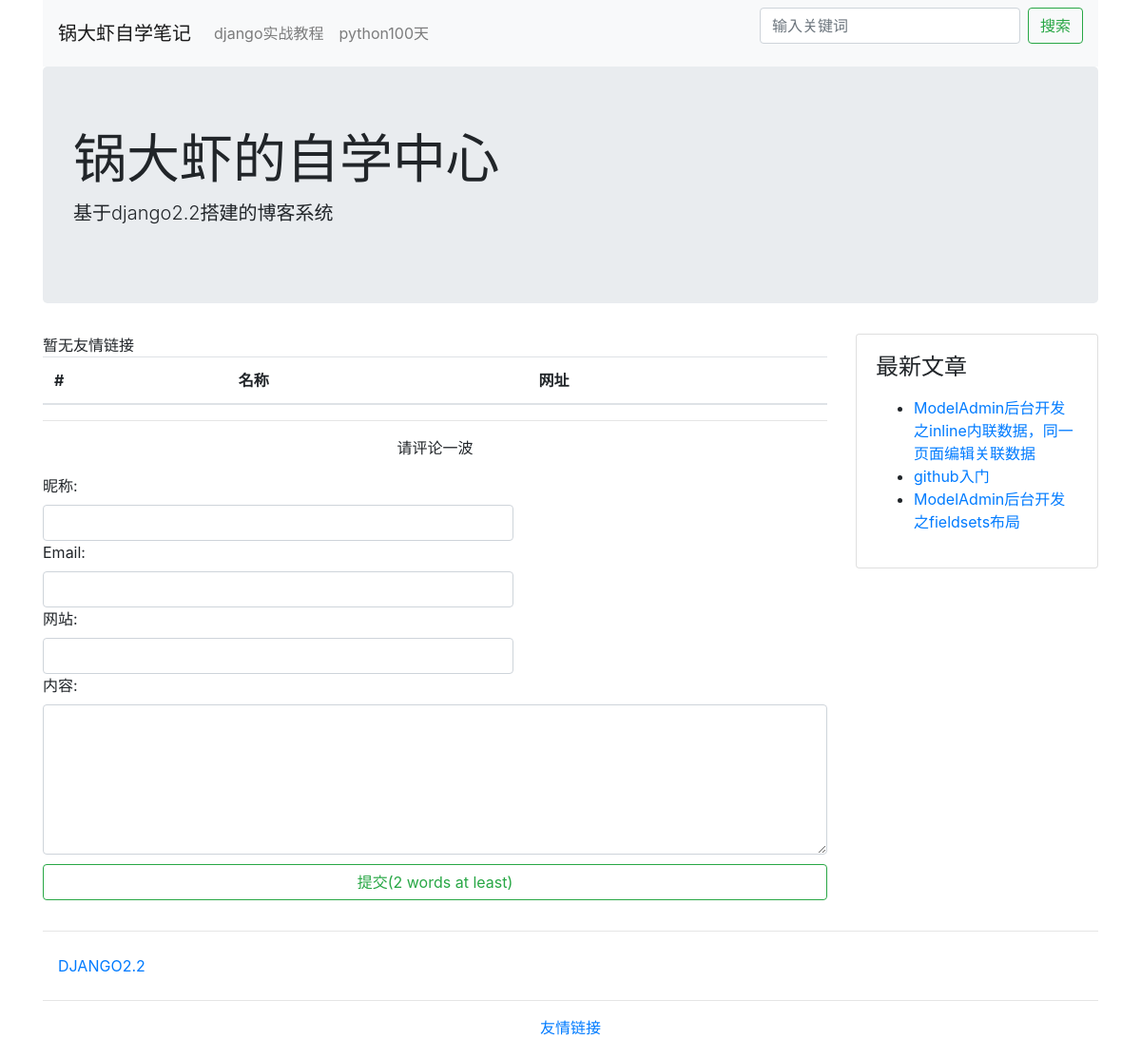
/link/, run on an earlier commit of the app's database.
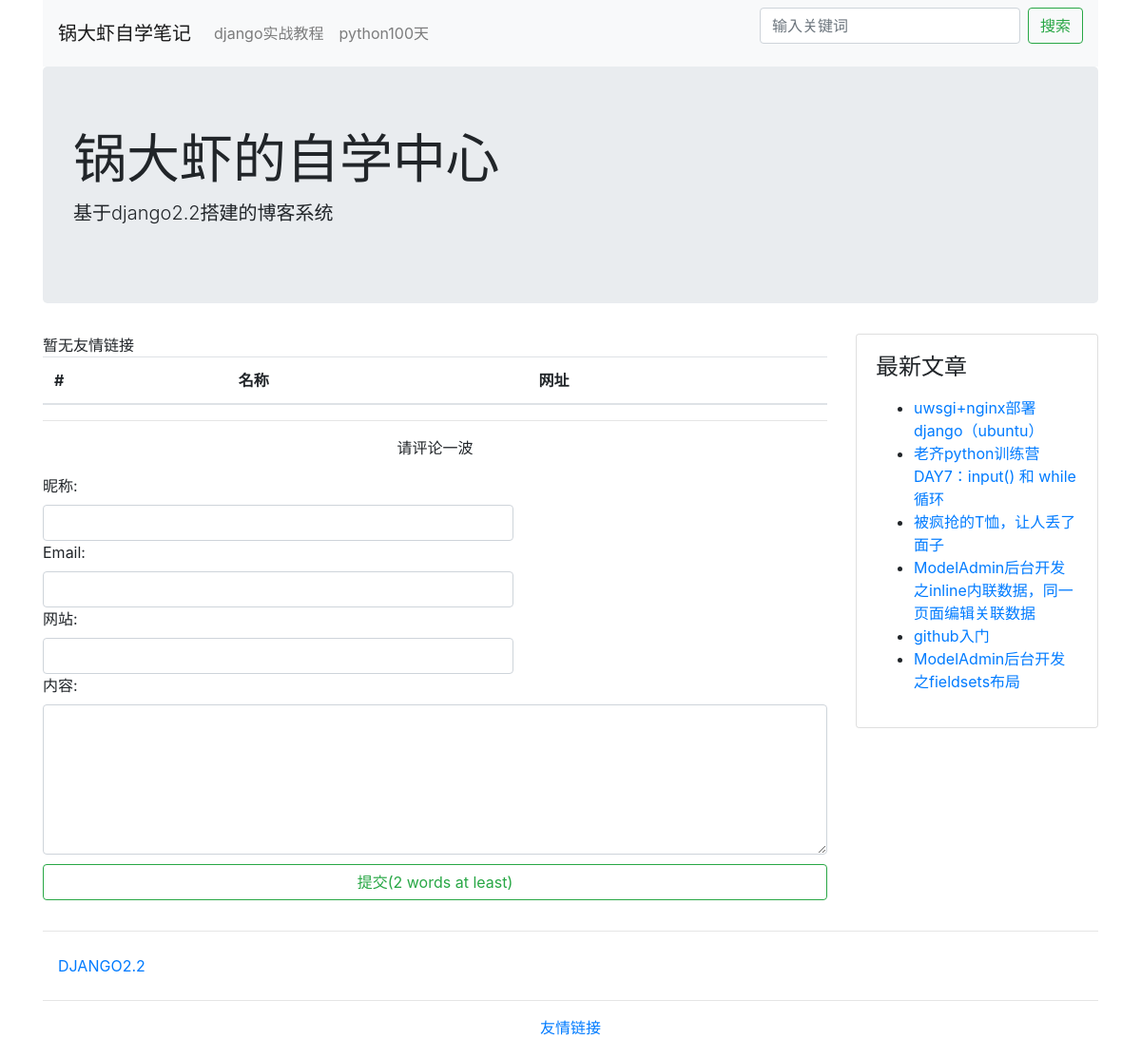
And on a later commit of the database.
### blog/models.py (models this page shows, shortened)
class Category(models.Model):
    STATUS_NORMAL = 1
    STATUS_DELETE = 0
    STATUS_ITEMS = (
        (STATUS_NORMAL, '正常'),
        (STATUS_DELETE, '删除'),
    )
    name = models.CharField('名称', max_length=50)
    status = models.PositiveIntegerField('状态', default=STATUS_NORMAL, choices=STATUS_ITEMS)
    is_nav = models.BooleanField('是否为导航', default=False)
    owner = models.ForeignKey(User, verbose_name='作者', on_delete=models.CASCADE)
    created_time = models.DateTimeField('创建时间', auto_now_add=True)
    class Meta:
        verbose_name = verbose_name_plural = '分类'
    @classmethod
    def get_navs(cls):
        categories = cls.objects.filter(status=cls.STATUS_NORMAL)
        nav_categories = []
        normal_categories = []
        for cate in categories:
            if cate.is_nav:
                nav_categories.append(cate)
            else:
                normal_categories.append(cate)
        category = {
            'navs': nav_categories,
            'categories': normal_categories,
        }
        return category

class Post(models.Model):
    STATUS_NORMAL = 1
    STATUS_DELETE = 0
    STATUS_DRAFT = 2
    STATUS_ITEMS = (
        (STATUS_NORMAL, '正常'),
        (STATUS_DELETE, '删除'),
        (STATUS_DRAFT, '草稿'),
    )
    title = models.CharField('标题', max_length=255)
    decs = models.CharField('摘要', max_length=1024, blank=True, null=True)
    content = models.TextField('正文', help_text='正文必须为markdown格式')
    status = models.PositiveIntegerField('状态', choices=STATUS_ITEMS, default=STATUS_NORMAL)
    category = models.ForeignKey(Category, verbose_name='分类', on_delete=models.CASCADE)
    tag = models.ManyToManyField(Tag, verbose_name='标签')
    owner = models.ForeignKey(User, verbose_name='作者', on_delete=models.CASCADE)
    created_time = models.DateTimeField('创建时间', auto_now_add=True)
    pv = models.PositiveIntegerField(default=1)
    uv = models.PositiveIntegerField(default=1)
    class Meta:
        verbose_name = verbose_name_plural = '文章'
        ordering = ['-id']
    @classmethod
    def latest_posts(cls):
        return cls.objects.filter(status=cls.STATUS_NORMAL)

### config/models.py (models this page shows, shortened)
class SideBar(models.Model):
    STATUS_SHOW = 1
    STATUS_HIDE = 2
    DISPLAY_HTML = 1
    DISPLAY_LATEST = 2
    DISPLAY_HOT = 3
    DISPLAY_COMMENT = 4
    STATUS_ITEMS = (
        (STATUS_SHOW, '展示'),
        (STATUS_HIDE, '隐藏'),
    )
    SIDE_TYPE = (
        (DISPLAY_HTML, 'HTML'),
        (DISPLAY_LATEST, '最新文章'),
        (DISPLAY_HOT, '最热文章'),
        (DISPLAY_COMMENT, '最近评论'),
    )
    title = models.CharField('标题', max_length=50)
    display_type = models.PositiveIntegerField('展示类型', choices=SIDE_TYPE, default=1)
    content = models.CharField('内容', help_text='如果设置的不是HTML类型，可为空', blank=True, max_length=500)
    status = models.PositiveIntegerField('状态', choices=STATUS_ITEMS, default=STATUS_SHOW)
    owner = models.ForeignKey(User, verbose_name='作者', on_delete=models.CASCADE)
    created_time = models.DateTimeField('创建时间', auto_now_add=True)
    class Meta:
        verbose_name = verbose_name_plural = '侧边栏'
    @classmethod
    def get_all(cls):
        return cls.objects.filter(status=cls.STATUS_SHOW)
    @property
    def content_html(self):
        from blog.models import Post
        from comment.models import Comment
        result = ''
        if self.display_type == self.DISPLAY_HTML:
            result = self.content
        elif self.display_type == self.DISPLAY_LATEST:
            context = {
                'posts': Post.latest_posts(),
            }
            result = render_to_string('config/blocks/sidebar_posts.html', context)
        elif self.display_type == self.DISPLAY_HOT:
            context = {
                'posts': Post.hot_posts(),
            }
            result = render_to_string('config/blocks/sidebar_posts.html', context)
        elif self.display_type == self.DISPLAY_COMMENT:
            context = {
                'comments': Comment.objects.filter(status=Comment.STATUS_NORMAL),
            }
            result = render_to_string('config/blocks/sidebar_comments.html', context)
        return result

### config/views.py (the view)
# urls.py: path('link/', LinkListView.as_view(), name='links'),
class LinkListView(CommonViewMixin, ListView):
    queryset = Link.objects.filter(status=Link.STATUS_NORMAL)
    template_name = 'config/links.html'
    context_object_name = 'link_list'

### comment/forms.py (shortened to what this page needs)
class CommentForm(forms.ModelForm):
    nickname = forms.CharField(
        label='昵称',
        max_length=50,
        widget=forms.widgets.Input(
            attrs={'class': 'form-control', 'style': 'width: 60%;'}
        )
    )
    email = forms.CharField(
        label='Email',
        max_length=50,
        widget=forms.widgets.EmailInput(
            attrs={'class': 'form-control', 'style': "width:60%;"}
        )
    )
    website = forms.CharField(
        label='网站',
        max_length=100,
        widget=forms.widgets.URLInput(
            attrs={'class': 'form-control', 'style': "width:60%;"}
        )
    )
    content = forms.CharField(
        label='内容',
        max_length=500,
        widget=forms.widgets.Textarea(
            attrs={'rows': 6, 'cols': 60, 'class': 'form-control'}
        )
    )
    class Meta:
        model = Comment
        fields = ['nickname', 'email', 'website', 'content']

### blog/views.py (called while the page is built)
    def get_context_data(self, **kwargs):
        context = super().get_context_data(**kwargs)
        context.update({
            'sidebars': SideBar.get_all(),
        })
        context.update(Category.get_navs())
        return context

### typeidea/templates/config/links.html (shortened to what this page needs)
{% extends 'base.html' %}
{% load comment_block %}
{% block main %}
<table class="table">
    <thead>
        <tr>
            <th scope="col">#</th>
            <th scope="col">名称</th>
            <th scope="col">网址</th>
        </tr>
    </thead>
</table>
{% comment_block request.path %}
{% endblock %}

### typeidea/templates/base.html (shortened to what this page needs)
<!DOCTYPE html>
<html lang="en">
<head>
    <link rel="stylesheet" href="https://cdn.bootcss.com/bootstrap/4.0.0/css/bootstrap.min.css">
</head>
<body>
    <div class="container head">
    <nav class="navbar navbar-expand-lg navbar-light bg-light">
        <a class="navbar-brand" href="{% url 'index' %}">锅大虾自学笔记</a>
        <div class="collapse navbar-collapse" id="navbarSupportedContent">
            <ul class="navbar-nav mr-auto">
                {% for cate in navs %}
                <li class="nav-item">
                    <a class="nav-link" href="{% url 'category_list' cate.id %}">{{ cate.name }}</a>
                </li>
                {% endfor %}
            </ul>
            <ul>
                <form class="form-inline my-2 my-lg-0" action="/search/" method="GET">
                    <input class="form-control mr-sm-2" value="{{ keyword }}" type="search" placeholder="输入关键词" aria-label="Search" name="keyword">
                    <button class="btn btn-outline-success" type="submit">搜索</button>
                </form>
            </ul>
        </div>
    </nav>
    <div class="jumbotron">
        <h1 class="display-4">锅大虾的自学中心</h1>
        <p class="lead">基于django2.2搭建的博客系统</p>
    </div>
    </div>
    <div class="container main">
        <div class="row">
            <div class="col-9 post-list">
                {% block main %}
                {% endblock %}
            </div>
            <div class="col-3">
                {% block sidebar %}
                    {% for sidebar in sidebars %}
                    <div class="card sidebar">
                        <div class="card-body">
                            <h4>{{ sidebar.title }}</h4>
                            <p>{{ sidebar.content_html }}</p>
                        </div>
                    </div>
                    {% empty %}
                    暂无信息
                    {% endfor %}
                {% endblock %}
            </div>
        </div>
    </div>
    <footer class="footer">
        {% block footer%}
        <div class="container">
            <hr>
            <nav class="nav category">
                {% for cate in categories %}
                <a href="{% url 'category_list' cate.id %}" class="nav-link">{{ cate.name }}</a>
                {% endfor %}
            </nav>
            <hr>
            <nav style="text-align: center">
                <a href="{% url 'links'%}">友情链接</a>
            </nav>
        </div>
        {% endblock %}
    </footer>
</body>
</html>

### typeidea/templates/config/blocks/sidebar_posts.html
<ul>
    {% for post in posts %}
    <li><a href="/post/{{ post.id }}.html">{{ post.title }}</a></li>
    {% endfor %}
</ul>

What changed in the data, as far as the page shows it:
added Post: title "uwsgi+nginx部署django（ubuntu）"
added Post: title "老齐python训练营DAY7：input() 和 while循环"
added Post: title "被疯抢的T恤，让人丢了面子"
